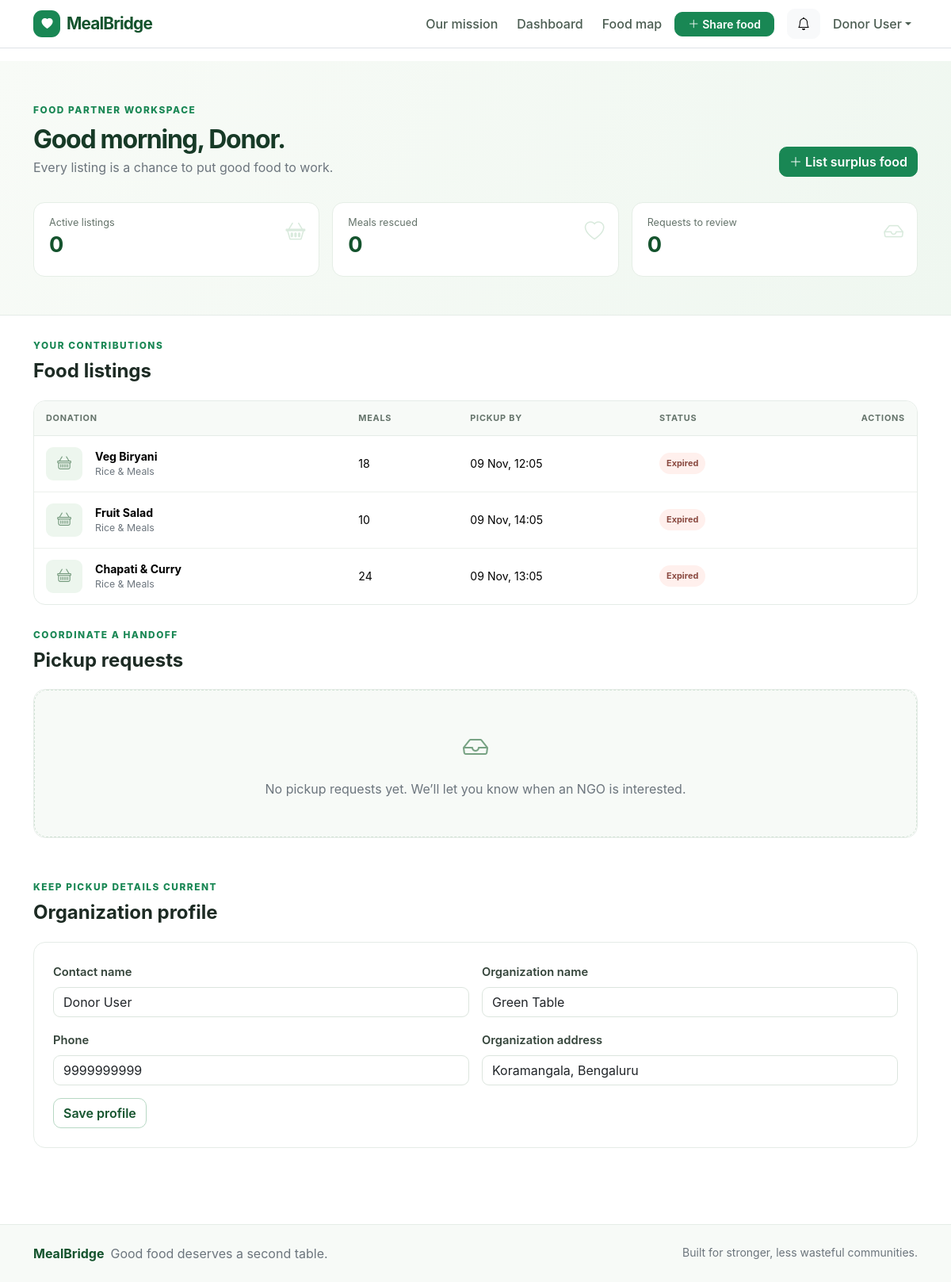
/donor/dashboard (signed in), run on the app's committed database.
### models/user.py (models this page shows, shortened)
class User(UserMixin, db.Model):
    __tablename__ = "users"
    id = db.Column(db.Integer, primary_key=True)
    name = db.Column(db.String(120), nullable=False)
    email = db.Column(db.String(120), unique=True, nullable=False, index=True)
    password_hash = db.Column(db.String(255), nullable=False)
    role = db.Column(db.String(20), nullable=False, index=True)
    organization_name = db.Column(db.String(150))
    phone = db.Column(db.String(30))
    address = db.Column(db.Text)
    latitude = db.Column(db.Float)
    longitude = db.Column(db.Float)
    is_verified = db.Column(db.Boolean, nullable=False, default=False)
    is_active = db.Column(db.Boolean, nullable=False, default=True)
    created_at = db.Column(db.DateTime, nullable=False, default=datetime.utcnow)
    donations = db.relationship("FoodDonation", back_populates="donor", lazy=True)
    notifications = db.relationship(
        "Notification", back_populates="user", cascade="all, delete-orphan", lazy=True
    )
    verification = db.relationship(
        "NGOVerification", back_populates="ngo", uselist=False, cascade="all, delete-orphan"
    )

### models/donation.py (models this page shows, shortened)
class FoodDonation(db.Model):
    __tablename__ = "food_donations"
    id = db.Column(db.Integer, primary_key=True)
    donor_id = db.Column(db.Integer, db.ForeignKey("users.id"), nullable=False, index=True)
    category_id = db.Column(
        db.Integer, db.ForeignKey("food_categories.id"), nullable=False, index=True
    )
    food_name = db.Column(db.String(150), nullable=False)
    description = db.Column(db.Text)
    quantity = db.Column(db.Integer, nullable=False)
    meals = db.Column(db.Integer, nullable=False)
    image_filename = db.Column(db.String(255))
    preparation_time = db.Column(db.DateTime, nullable=False)
    expiry_time = db.Column(db.DateTime, nullable=False, index=True)
    pickup_address = db.Column(db.Text, nullable=False)
    latitude = db.Column(db.Float)
    longitude = db.Column(db.Float)
    status = db.Column(db.String(20), nullable=False, default="available", index=True)
    created_at = db.Column(db.DateTime, nullable=False, default=datetime.utcnow)
    donor = db.relationship("User", back_populates="donations")
    category = db.relationship("FoodCategory", back_populates="donations")
    pickup_requests = db.relationship("PickupRequest", back_populates="donation", lazy=True)

class FoodCategory(db.Model):
    __tablename__ = "food_categories"
    id = db.Column(db.Integer, primary_key=True)
    name = db.Column(db.String(100), unique=True, nullable=False)
    donations = db.relationship("FoodDonation", back_populates="category", lazy=True)

### routes/donor.py (the view)
@donor_bp.route("/dashboard")
@role_required("donor")
def dashboard():
    donations = (
        FoodDonation.query.filter_by(donor_id=current_user.id)
        .order_by(FoodDonation.created_at.desc())
        .all()
    )
    pickup_requests = (
        PickupRequest.query.filter_by(donor_id=current_user.id)
        .order_by(PickupRequest.created_at.desc())
        .all()
    )
    stats = {
        "active": sum(item.status in {"available", "reserved"} for item in donations),
        "meals": sum(
            item.meals for item in PickupHistory.query.filter_by(donor_id=current_user.id)
        ),
        "requests": sum(item.status == "pending" for item in pickup_requests),
    }
    return render_template(
        "donor_dashboard.html",
        donations=donations,
        pickup_requests=pickup_requests,
        stats=stats,
    )

### templates/donor_dashboard.html (shortened to what this page needs)
{% extends "base.html" %}
{% block content %}
<section class="dashboard-header">
  <div class="container py-4 py-lg-5">
    <div class="d-flex flex-column flex-md-row justify-content-between align-items-md-end gap-3">
      <div><span class="eyebrow">Food partner workspace</span><h1 class="h2 mt-2 mb-1">Good morning, {{ current_user.name.split(' ')[0] }}.</h1><p class="text-secondary mb-0">Every listing is a chance to put good food to work.</p></div>
      <a class="btn btn-success" href="{{ url_for('donor.add_food') }}"><i class="bi bi-plus-lg me-1"></i>List surplus food</a>
    </div>
    <div class="row g-3 mt-3">
      <div class="col-6 col-lg-4"><div class="metric-card"><span>Active listings</span><strong>{{ stats.active }}</strong><i class="bi bi-basket2"></i></div></div>
      <div class="col-6 col-lg-4"><div class="metric-card"><span>Meals rescued</span><strong>{{ "{:,}".format(stats.meals) }}</strong><i class="bi bi-heart"></i></div></div>
      <div class="col-12 col-lg-4"><div class="metric-card"><span>Requests to review</span><strong>{{ stats.requests }}</strong><i class="bi bi-inbox"></i></div></div>
    </div>
  </div>
</section>
<section class="container py-4">
  <div class="section-heading"><div><span class="eyebrow">Your contributions</span><h2 class="h4 mt-2">Food listings</h2></div></div>
  <div class="panel-card">
    {% if donations %}
      <div class="table-responsive"><table class="table align-middle mb-0"><thead><tr><th>Donation</th><th>Meals</th><th>Pickup by</th><th>Status</th><th class="text-end">Actions</th></tr></thead><tbody>
      {% for donation in donations %}
        <tr>
          <td><div class="d-flex align-items-center gap-3">{% if donation.image_filename %}<img class="table-thumb" src="{{ url_for('static', filename='uploads/' ~ donation.image_filename) }}" alt="">{% else %}<span class="table-thumb thumb-placeholder"><i class="bi bi-basket"></i></span>{% endif %}<div><strong>{{ donation.food_name }}</strong><div class="small text-secondary">{{ donation.category.name }}</div></div></div></td>
          <td>{{ donation.meals }}</td>
          <td>{% if donation.status == 'available' %}<span data-countdown="{{ donation.expiry_time.strftime('%Y-%m-%dT%H:%M:%S') }}">Loading</span>{% else %}{{ donation.expiry_time.strftime('%d %b, %H:%M') }}{% endif %}</td>
          <td><span class="status-badge status-{{ donation.status }}">{{ donation.status.replace('_', ' ')|title }}</span></td>
          <td class="text-end text-nowrap">
          </td>
        </tr>
      {% endfor %}
      </tbody></table></div>
    {% else %}
      <div class="empty-state py-5"><i class="bi bi-basket"></i><h3 class="h5 mt-3">Your first donation starts here</h3><p class="text-secondary">Share safe surplus and local NGOs can request a pickup.</p><a class="btn btn-success" href="{{ url_for('donor.add_food') }}">Add a donation</a></div>
    {% endif %}
  </div>
</section>
<section class="container pb-5">
  <div class="section-heading"><div><span class="eyebrow">Coordinate a handoff</span><h2 class="h4 mt-2">Pickup requests</h2></div></div>
  <div class="panel-card">
    {% if pickup_requests %}
      <div class="table-responsive"><table class="table align-middle mb-0"><thead><tr><th>Food</th><th>Organization</th><th>Requested pickup</th><th>Status</th><th class="text-end">Decision</th></tr></thead><tbody>
      {% for pickup in pickup_requests %}
        <tr><td><strong>{{ pickup.donation.food_name }}</strong><div class="small text-secondary">{{ pickup.requested_quantity if pickup.requested_quantity is not none else pickup.donation.quantity }} portions · {{ pickup.requested_meals if pickup.requested_meals is not none else pickup.donation.meals }} meals</div></td><td>{{ pickup.ngo.display_name }}</td><td>{{ pickup.pickup_date.strftime('%d %b %Y, %H:%M') }}</td><td><span class="status-badge status-{{ pickup.status }}">{{ pickup.status.replace('_', ' ')|title }}</span></td>
          <td class="text-end text-nowrap">
            {% if pickup.status == 'pending' %}
              <form class="d-inline" method="post" action="{{ url_for('donor.decide_request', request_id=pickup.id, action='accept') }}"><input type="hidden" name="_csrf_token" value="{{ csrf_token() }}"><button class="btn btn-sm btn-success" type="submit">Accept</button></form>
              <form class="d-inline" method="post" action="{{ url_for('donor.decide_request', request_id=pickup.id, action='reject') }}"><input type="hidden" name="_csrf_token" value="{{ csrf_token() }}"><button class="btn btn-sm btn-outline-secondary" type="submit">Decline</button></form>
            {% else %}<span class="small text-secondary">—</span>{% endif %}
          </td>
        </tr>
      {% endfor %}
      </tbody></table></div>
    {% else %}<div class="empty-state py-5"><i class="bi bi-inbox"></i><p class="text-secondary mt-3 mb-0">No pickup requests yet. We’ll let you know when an NGO is interested.</p></div>{% endif %}
  </div>
</section>
<section class="container pb-5">
  <div class="section-heading"><div><span class="eyebrow">Keep pickup details current</span><h2 class="h4 mt-2">Organization profile</h2></div></div>
  <form class="panel-card p-4" method="post" action="{{ url_for('donor.update_profile') }}">
    <div class="row g-3">
      <div class="col-md-6"><label class="form-label" for="donor-name">Contact name</label><input class="form-control" id="donor-name" name="name" maxlength="120" value="{{ current_user.name }}" required></div>
      <div class="col-md-6"><label class="form-label" for="donor-org">Organization name</label><input class="form-control" id="donor-org" name="organization_name" maxlength="150" value="{{ current_user.organization_name or '' }}"></div>
      <div class="col-md-6"><label class="form-label" for="donor-phone">Phone</label><input class="form-control" id="donor-phone" name="phone" maxlength="30" value="{{ current_user.phone or '' }}"></div>
      <div class="col-md-6"><label class="form-label" for="donor-address">Organization address</label><input class="form-control" id="donor-address" name="address" maxlength="2000" value="{{ current_user.address or '' }}"></div>
    </div>
    <button class="btn btn-outline-success mt-3" type="submit">Save profile</button>
  </form>
</section>
{% endblock %}

### templates/base.html (shortened to what this page needs)
<!doctype html>
<html lang="en">
<head>
  <link href="https://cdn.jsdelivr.net/npm/bootstrap@5.3.3/dist/css/bootstrap.min.css" rel="stylesheet">
  <link href="https://cdn.jsdelivr.net/npm/bootstrap-icons@1.11.3/font/bootstrap-icons.min.css" rel="stylesheet">
  <link href="{{ url_for('static', filename='css/style.css') }}" rel="stylesheet">
</head>
<body>
  <nav class="navbar navbar-expand-lg navbar-light bg-white sticky-top border-bottom">
    <div class="container">
      <a class="navbar-brand fw-bold d-flex align-items-center gap-2" href="{{ url_for('auth.home') }}">
        <span class="brand-mark"><i class="bi bi-heart-fill"></i></span>
        MealBridge
      </a>
      <div class="collapse navbar-collapse" id="mainNav">
        <ul class="navbar-nav ms-auto align-items-lg-center gap-lg-2">
          <li class="nav-item"><a class="nav-link" href="{{ url_for('auth.about') }}">Our mission</a></li>
          {% if current_user.is_authenticated %}
            {% if current_user.role == 'donor' %}
              <li class="nav-item"><a class="nav-link" href="{{ url_for('donor.dashboard') }}">Dashboard</a></li>
              <li class="nav-item"><a class="nav-link" href="{{ url_for('map.food_map') }}">Food map</a></li>
              <li class="nav-item"><a class="btn btn-success btn-sm px-3" href="{{ url_for('donor.add_food') }}"><i class="bi bi-plus-lg me-1"></i>Share food</a></li>
            {% else %}
              <li class="nav-item"><a class="nav-link" href="{{ url_for('admin.dashboard') }}">Admin console</a></li>
            {% endif %}
            <li class="nav-item dropdown ms-lg-2">
              <button class="btn btn-light position-relative" data-bs-toggle="dropdown" aria-label="Notifications">
                <i class="bi bi-bell"></i>
              </button>
            </li>
            <li class="nav-item dropdown">
              <button class="btn btn-link nav-link dropdown-toggle text-decoration-none" data-bs-toggle="dropdown">{{ current_user.name }}</button>
            </li>
          {% else %}
            <li class="nav-item"><a class="nav-link" href="{{ url_for('auth.login') }}">Sign in</a></li>
            <li class="nav-item"><a class="btn btn-success btn-sm px-3" href="{{ url_for('auth.register') }}">Join the network</a></li>
          {% endif %}
        </ul>
      </div>
    </div>
  </nav>
  <main>
    <div class="container pt-3">
    </div>
    {% block content %}{% endblock %}
  </main>
  <footer class="site-footer mt-5">
    <div class="container py-4 d-flex flex-column flex-md-row justify-content-between gap-2">
      <div><strong>MealBridge</strong><span class="text-secondary ms-2">Good food deserves a second table.</span></div>
      <div class="small text-secondary">Built for stronger, less wasteful communities.</div>
    </div>
  </footer>
</body>
</html>

### data on the page
User: name "Donor User", name "Donor", organization_name "Green Table", phone "9999999999", address "Koramangala, Bengaluru"
FoodDonation: food_name "Veg Biryani", category.name "Rice & Meals", meals "18", expiry_time "09 Nov, 12:05", status.replace "Expired"
FoodDonation: food_name "Fruit Salad", category.name "Rice & Meals", meals "10", expiry_time "09 Nov, 14:05", status.replace "Expired"
FoodDonation: food_name "Chapati & Curry", category.name "Rice & Meals", meals "24", expiry_time "09 Nov, 13:05", status.replace "Expired"

### other printed values
{{ stats.active }} "0"
{{ "{:,}".format(stats.meals) }} "0"
{{ stats.requests }} "0"
